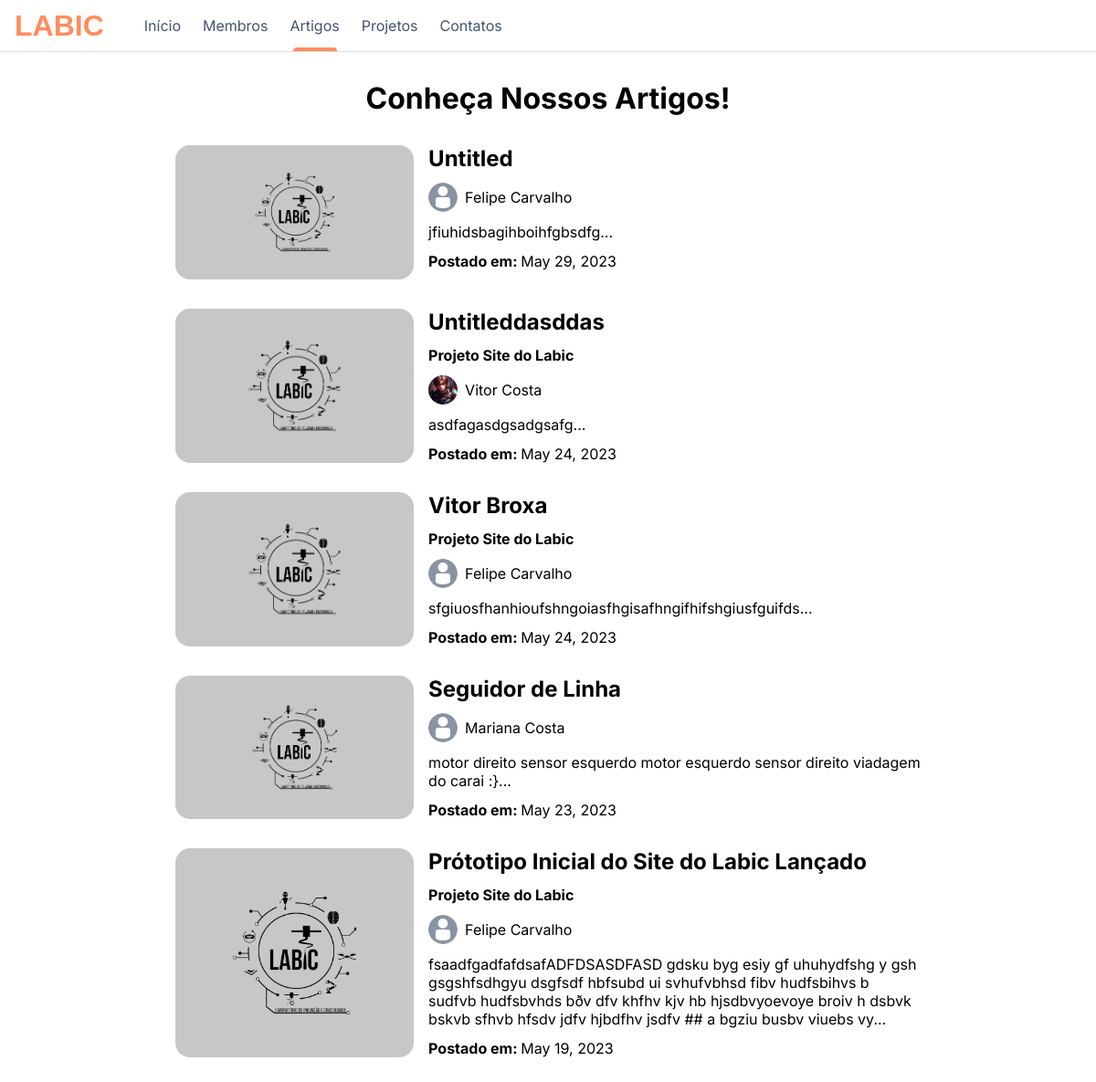
The app's page /articles/ with its own data.
### app/models.py (models this page shows, shortened)
class Articles(models.Model):
    cover = models.ImageField(upload_to='articles/',
                              default='articles/default.png')
    title = models.CharField(max_length=255, default='Untitled')
    description = models.TextField(default='')
    author = models.ForeignKey(
        ExtendUser, on_delete=models.CASCADE)
    markdownFile = MarkdownxField()
    post_status = models.IntegerField(
        choices=PostOptions.choices, default=PostOptions.private)
    project = models.ForeignKey(
        Projects, on_delete=models.CASCADE, blank=True, null=True, default=None)
    created_date = models.DateField(auto_now_add=True)

class ExtendUser(AbstractUser):
    profile_photo = models.ImageField(
        upload_to='profile/', default='profile/default.png')
    description = models.CharField(max_length=32, blank=True)
    user_level = models.IntegerField(
        choices=UserOptions.choices, default=UserOptions.unknown)
    def __str__(self):
        if (self.first_name):
            return f"{self.first_name} {self.last_name}"
        else:
            return self.username

class Projects(models.Model):
    cover = models.ImageField(upload_to='projects/',
                              default='projects/default.png')
    title = models.CharField(max_length=255, default='Untitled')
    description = models.TextField(default='')
    author = models.ForeignKey(
        ExtendUser, on_delete=models.CASCADE)
    markdownFile = MarkdownxField()
    project_status = models.IntegerField(
        choices=PostOptions.choices, default=PostOptions.private)
    created_date = models.DateField(auto_now_add=True)

### app/views.py (the view)
# urls.py: path('articles/', views.articles, name='articles'),
def articles(request):
    articles = Articles.objects.select_related(
        'author').all().filter(post_status=1).order_by('id').reverse()
    return render(request, 'articles.html', {'articles': articles})

### app/templates/articles.html (shortened to what this page needs)
{% extends 'layout.html' %}
{% load static %}
{% block header %}
    <link href="{% static 'css/app/articles.css' %}" rel="stylesheet">
{% endblock %}
{% block content %}
    <div class="article_container">
        <h1 class="article_title">Conheça Nossos Artigos!</h1>
        {% for article in articles  %}
            <a class="article_anchor_container" href="/article/{{article.id}}">
                <div class="article_item_container">
                    <img class="article_item_image" src="{% get_media_prefix %}{{ article.cover }}" alt="artigo">
                    <div class="article_item_info">
                        <h2 class="article_item_info_title">{{ article.title|slice:":48" }}</h2>
                        {% if article.project.title %}<p><strong>Projeto {{ article.project.title|slice:":32" }}</strong></p>{% endif %}
                        <div class="article_item_info_author">
                            <img class="article_item_info_author_profile" src="{% get_media_prefix %}{{ article.author.profile_photo }}" alt="autor">
                            <p>{{ article.author }}</p>
                        </div>
                        <p class="article_item_info_text">{{ article.description|slice:":256" }}...</p>
                        <p class="article_item_info_date"><b>Postado em: </b>{{ article.created_date }}</p>
                    </div>
                </div>
            </a>
        {% endfor %}
    </div>
{% endblock %}

### static/css/layout.css (style rules this page uses)
* { box-sizing: border-box; margin: 0; font-family: 'Inter', Verdana, Geneva, Tahoma, sans-serif; }
body { margin-top: 56px; }

### static/css/globals.css (style rules this page uses)
html { scroll-behavior: smooth; }

### static/css/app/articles.css (style rules this page uses)
.article_container { margin: 0 16%; display: flex; flex-direction: column; gap: 2rem; padding-bottom: 2rem; }
.article_title { text-align: center; padding: 2rem 0 0 0; }
.article_item_container { display: flex; gap: 1rem; }
.article_item_image { width: 32%; height: auto; border-radius: 16px; object-fit: cover; }
.article_item_info { display: flex; flex-direction: column; gap: .75rem; }
.article_item_info_author { display: flex; align-items: center; gap: .5rem; }
.article_item_info_author_profile { width: 2rem; height: 2rem; border-radius: 200px; object-fit: cover; }
.article_anchor_container { display: inline; color: black; text-decoration: none !important; }

### records on screen
Articles: cover (placeholder picture), title "Untitled", author.profile_photo (placeholder picture), author "Felipe Carvalho", description "jfiuhidsbagihboihfgbsdfg", created_date "May 29, 2023"
Articles: cover (placeholder picture), title "Untitleddasddas", project "Site do Labic", author.profile_photo (picture), author "Vitor Costa", description "asdfagasdgsadgsafg", created_date "May 24, 2023"
Articles: cover (placeholder picture), title "Vitor Broxa", project "Site do Labic", author.profile_photo (placeholder picture), author "Felipe Carvalho", description "sfgiuosfhanhioufshngoiasfhgisafhngifhifshgiusfguifds", created_date "May 24, 2023"
Articles: cover (placeholder picture), title "Seguidor de Linha", author.profile_photo (placeholder picture), author "Mariana Costa", description "motor direito sensor esquerdo motor esquerdo sensor direito viadagem do carai :}", created_date "May 23, 2023"
Articles: cover (placeholder picture), title "Prótotipo Inicial do Site do Labic Lançado", project "Site do Labic", author.profile_photo (placeholder picture), author "Felipe Carvalho", description "fsaadfgadfafdsafADFDSASDFASD gdsku byg esiy gf uhuhydfshg y gsh gsgshfsdhgyu dsgfsdf hbfsubd ui svhufvbhsd fibv hudfsbihvs b sudfvb hudfsbvhds bðv dfv khfhv kjv hb hjsdbvyoevoye broiv h dsbvk bskvb sfhvb hfsdv jdfv hjbdfhv jsdfv ## a bgziu busbv viuebs vy", created_date "May 19, 2023"
